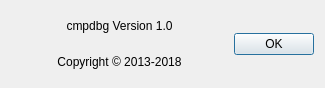
<?xml version="1.0" encoding="UTF-8"?>
<!--
/**
 * Licensed to the Apache Software Foundation (ASF) under one
 * or more contributor license agreements.  See the NOTICE file
 * distributed with this work for additional information
 * regarding copyright ownership.  The ASF licenses this file
 * to you under the Apache License, Version 2.0 (the
 * "License"); you may not use this file except in compliance
 * with the License.  You may obtain a copy of the License at
 *
 *     http://www.apache.org/licenses/LICENSE-2.0
 *
 * Unless required by applicable law or agreed to in writing, software
 * distributed under the License is distributed on an "AS IS" BASIS,
 * WITHOUT WARRANTIES OR CONDITIONS OF ANY KIND, either express or implied.
 * See the License for the specific language governing permissions and
 * limitations under the License.
 */
-->
<ui version="4.0">
 <class>AboutBox</class>
 <widget class="QDialog" name="AboutBox">
  <property name="windowModality">
   <enum>Qt::ApplicationModal</enum>
  </property>
  <property name="geometry">
   <rect>
    <x>0</x>
    <y>0</y>
    <width>325</width>
    <height>88</height>
   </rect>
  </property>
  <property name="windowTitle">
   <string>About SqlCmpDbg</string>
  </property>
  <property name="windowIcon">
   <iconset resource="Resource.qrc">
    <normaloff>:/file/Resource/Main/SQ_Logo.png</normaloff>:/file/Resource/Main/SQ_Logo.png</iconset>
  </property>
  <layout class="QVBoxLayout" name="verticalLayout_2">
   <item>
    <layout class="QHBoxLayout" name="horizontalLayout">
     <item>
      <layout class="QVBoxLayout" name="verticalLayout">
       <item>
        <widget class="QLabel" name="labelAboutVersion">
         <property name="text">
          <string>cmpdbg Version 1.0</string>
         </property>
         <property name="alignment">
          <set>Qt::AlignCenter</set>
         </property>
        </widget>
       </item>
       <item>
        <widget class="QLabel" name="labelAboutCopyright">
         <property name="text">
          <string>Copyright © 2013-2018</string>
         </property>
         <property name="alignment">
          <set>Qt::AlignCenter</set>
         </property>
        </widget>
       </item>
      </layout>
     </item>
     <item>
      <widget class="QDialogButtonBox" name="buttonBox">
       <property name="orientation">
        <enum>Qt::Vertical</enum>
       </property>
       <property name="standardButtons">
        <set>QDialogButtonBox::Ok</set>
       </property>
       <property name="centerButtons">
        <bool>true</bool>
       </property>
      </widget>
     </item>
    </layout>
   </item>
  </layout>
 </widget>
 <resources>
  <include location="Resource.qrc"/>
 </resources>
 <connections>
  <connection>
   <sender>buttonBox</sender>
   <signal>accepted()</signal>
   <receiver>AboutBox</receiver>
   <slot>accept()</slot>
   <hints>
    <hint type="sourcelabel">
     <x>248</x>
     <y>254</y>
    </hint>
    <hint type="destinationlabel">
     <x>157</x>
     <y>274</y>
    </hint>
   </hints>
  </connection>
  <connection>
   <sender>buttonBox</sender>
   <signal>rejected()</signal>
   <receiver>AboutBox</receiver>
   <slot>reject()</slot>
   <hints>
    <hint type="sourcelabel">
     <x>316</x>
     <y>260</y>
    </hint>
    <hint type="destinationlabel">
     <x>286</x>
     <y>274</y>
    </hint>
   </hints>
  </connection>
 </connections>
</ui>
